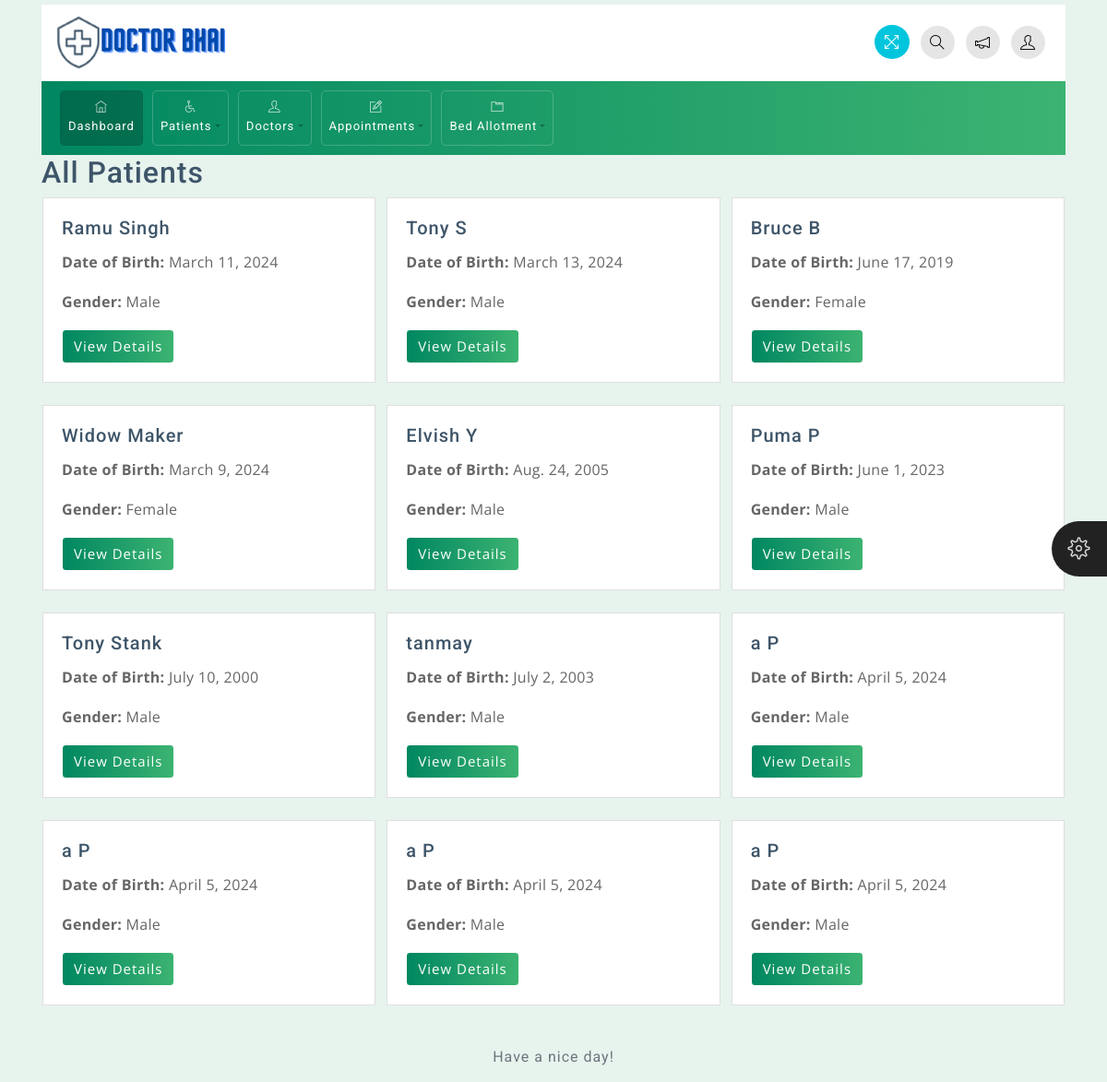
The page /patient/all on the database as committed earlier.
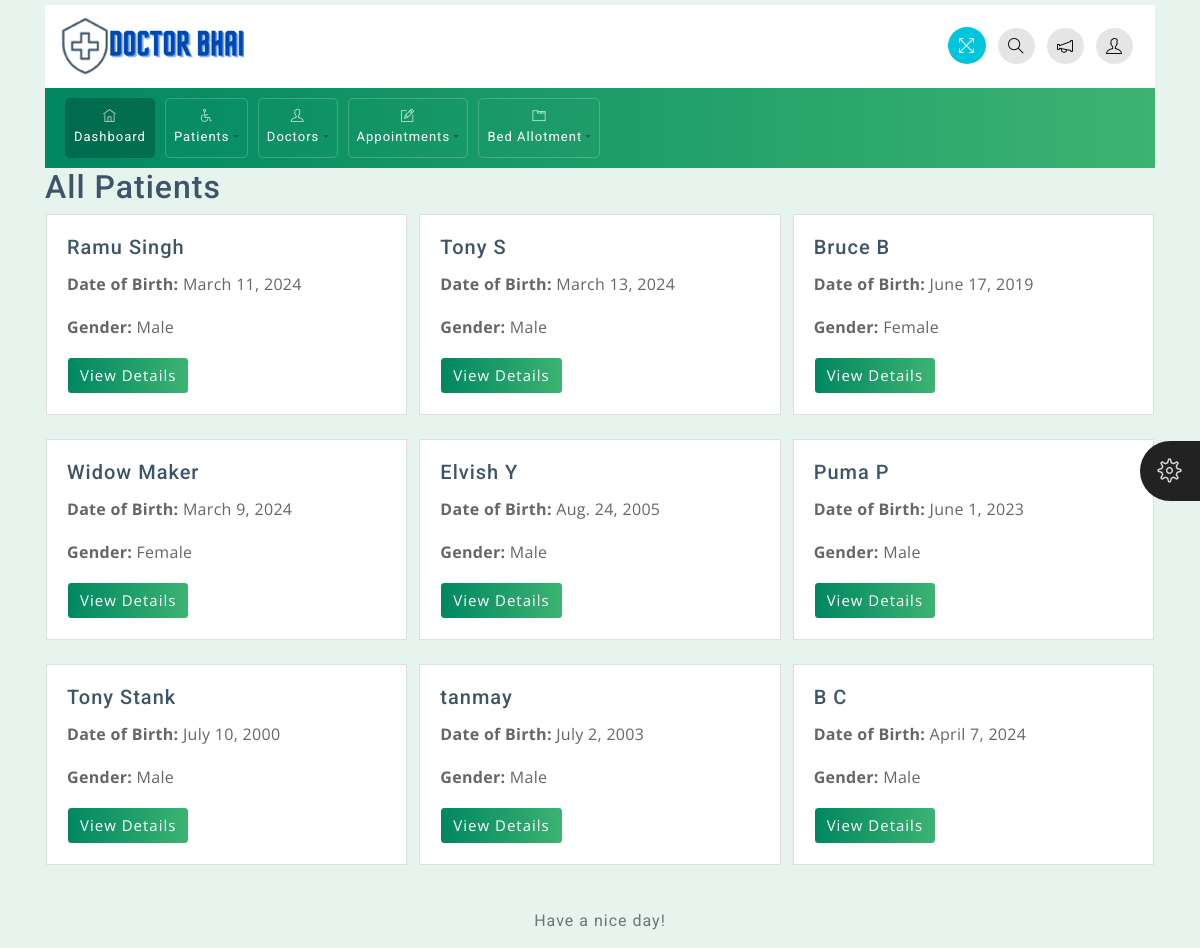
The same page on the database as committed later.
### app/models.py (models this page shows, shortened)
class Patient(models.Model):
    patient_Name = models.CharField(max_length=100)
    date_of_birth = models.DateField()
    age = models.IntegerField()
    phone = models.IntegerField()
    email = models.EmailField(max_length=100)
    gender = models.CharField(max_length=50)
    address = models.TextField()

### Hospital/views.py (the view)
# urls.py: path('patient/all',views.ALL_PATIENT,name='all_patient'),
def ALL_PATIENT(request):
    patients = Patient.objects.all()
    return render(request, 'patients/all_patients.html', {'patients': patients})

### templates/patients/all_patients.html
{% extends 'base.html' %}
{% block content %}
<div class="container">
    <h2>All Patients</h2>
    <div class="row">
        {% for patient in patients %}
        <div class="col-md-4 mb-4">
            <div class="card">
                <div class="card-body">
                    <h5 class="card-title">{{ patient.patient_Name }}</h5>
                    <p class="card-text"><strong>Date of Birth:</strong> {{ patient.date_of_birth }}</p>
                    <p class="card-text"><strong>Gender:</strong> {{ patient.gender }}</p>
                    <a href="{% url 'patient_detail' patient.id %}" class="btn btn-primary">View Details</a>
                </div>
            </div>
        </div>
        {% endfor %}
    </div>
</div>
{% endblock %}

### templates/base.html (shortened to what this page needs)
<!DOCTYPE html>
<html>
<head>
    {% load static %}
	<link rel="stylesheet" href="{% static 'css/bootstrap.min.css' %}">
	<link rel="stylesheet" href="{% static 'css/themify-icons.css' %}">
	<link rel="stylesheet" href="{% static 'css/animate.css' %}">
	<link rel="stylesheet" href="{% static 'css/styles.css' %}">
	<link rel="stylesheet" href="{% static 'css/green.css' %}" id="style_theme">
	<link rel="stylesheet" href="{% static 'css/responsive.css' %}">
	<link rel="stylesheet" href="{% static 'charts/css/morris.css' %}">
	<link rel="stylesheet" href="{% static 'css/jquery-jvectormap.css' %}">
</head>
<body>
	<div class="theme-settings" id="switcher">
		<span class="theme-click">
			<span class="ti-settings"></span>
		</span>
	</div>
    <div class="wrapper">
		<div id="content">
			<div class="container top-brand">
				<nav class="navbar navbar-default">
					<div class="navbar-header">
						<div class="sidebar-header"> <a href="index.html"><img src="{% static 'images/Doctor Bhai3.png' %}" class="logo" alt="logo"></a>
						</div>
					</div>
					<ul class="nav justify-content-end">
						<li class="nav-item">
							<a class="nav-link">
								<span title="Fullscreen" class="ti-fullscreen fullscreen"></span>
							</a>
						</li>
						<li class="nav-item">
							<a class="nav-link" data-toggle="modal" data-target=".proclinic-modal-lg">
								<span class="ti-search"></span>
							</a>
						</li>
						<li class="nav-item">
							<a class="nav-link dropdown-toggle" data-toggle="dropdown" href="#" role="button" aria-haspopup="true"
							 aria-expanded="false">
								<span class="ti-announcement"></span>
							</a>
						</li>
						<li class="nav-item">
							<a class="nav-link dropdown-toggle" data-toggle="dropdown" href="#" role="button" aria-haspopup="true"
							 aria-expanded="false">
								<span class="ti-user"></span>
							</a>
						</li>
					</ul>
				</nav>
			</div>
			<div class="container menu-nav">
				<nav class="navbar navbar-expand-lg proclinic-bg text-white">
					<div class="collapse navbar-collapse" id="navbarSupportedContent">
						<ul class="navbar-nav mr-auto">
							<li class="nav-item active">
								<a class="nav-link" href="{% url 'base' %}">
									<span class="ti-home"></span> Dashboard
								</a>
							</li>
							<li class="nav-item dropdown">
								<a class="nav-link dropdown-toggle" data-toggle="dropdown" href="#" role="button" aria-haspopup="true"
								 aria-expanded="false"><span class="ti-wheelchair"></span> Patients</a>
							</li>
							<li class="nav-item dropdown">
								<a class="nav-link dropdown-toggle" data-toggle="dropdown" href="#" role="button" aria-haspopup="true"
								 aria-expanded="false"><span class="ti-user"></span> Doctors</a>
							</li>
							<li class="nav-item dropdown">
								<a class="nav-link dropdown-toggle" data-toggle="dropdown" href="#" role="button" aria-haspopup="true"
								 aria-expanded="false"><span class="ti-pencil-alt"></span> Appointments</a>
							</li>
							<li class="nav-item dropdown">
								<a class="nav-link dropdown-toggle" data-toggle="dropdown" href="#" role="button" aria-haspopup="true"
									aria-expanded="false"><span class="ti-layout-tab"></span> Bed Allotment</a>
							</li>
						</ul>
					</div>
				</nav>
			</div>
            {% block content %}
            {% endblock %}
			<div class="container">
				<div class="d-sm-flex justify-content-center">
                    <span class="text-muted text-center d-block d-sm-inline-block">Have a nice day!</span>
				</div>
			</div>
		</div>
	</div>
</body>
</html>

### static/css/styles.css (style rules this page uses)
body { font-family: 'Open Sans', sans-serif; background-color: #E7F3ED; color: #3e5569; }
h1, h2, h3, h4, h5, h6, span, .menu-nav { font-family: 'Roboto', sans-serif; letter-spacing: 1px; }
p { font-size: 1em; line-height: 1.7em; color: #666; letter-spacing: .3px; }
a, a:hover, a:focus { color: inherit; text-decoration: none; transition: all 0.3s; }
.navbar { padding: 10px 15px; background: #fff; border: none; border-radius: 0; }
#content { padding-top: 5px; padding-bottom: 15px; transition: all 0.3s; width: 100%; }
.text-muted { color: #6c757d!important; padding-top: 20px; }
div[class*="col-"] { padding-right: 6px; padding-left: 6px; }
#switcher { position: fixed; bottom: 45%; right: -130px; width: 130px; background-color: #404040; color: #ffffff; z-index: 9999; font-size: 15px; padding-bottom: 20px; -webkit-transition: all 0.6s ease; transition: all 0.6s ease; height: 80px; }
#switcher .theme-click { display: block; position: absolute; padding: 8px; width: 60px; height: 60px; line-height: 48px; color: #ffffff; font-size: 24px; background-color: #222; text-align: center; left: -60px; top: 0; cursor: pointer; z-index: 2; border-radius: 30px 0 0 30px; }
#switcher .theme-click .ti-settings { color: #ddd; }
.menu-nav .navbar-nav .nav-item { font-size: 13px; padding: 2px 0px; border: 1px solid rgba(255,255,255,.2); margin: 0 5px; border-radius: 5px; }
.menu-nav .navbar-nav .nav-item.active { border: 1px solid rgba(0,0,0,.05) }
.menu-nav .dropdown-toggle::after { color: rgba(0,0,0,.3); }
li.nav-item.active { background: rgba(0,0,0,.2); border-radius: 5px; }
.menu-nav [class^="ti-"], .menu-nav [class*=" ti-"] { color: rgba(255,255,255,.8); }
.navbar-default .dropdown-toggle::after { display: none; }
.navbar-default .ti-announcement, .navbar-default .ti-user, .navbar-default .ti-search { padding: 10px; border-radius: 50%; color: #000; }
.navbar-default .ti-user, .navbar-default .ti-announcement, .navbar-default .ti-search { background: rgba(0,0,0,.1); }
.top-brand .nav-link { padding: 6px; cursor: pointer; }
.navbar .nav .nav-item:last-child .nav-link { padding-right: 7px; }
.fullscreen { padding: 10px; font-size: 17px; cursor: pointer; background: #00c5dc; color: #fff; border-radius: 50%; margin-left: 10px; }
.card, .card-img-top { border-radius: 0px; }
.card-body .btn { margin-bottom: 0px; }
.btn { margin-bottom: 5px; font-size: 15px; letter-spacing: 1px; }

### static/css/green.css (style rules this page uses)
.proclinic-bg { background: #3CB371; background: -webkit-linear-gradient(to right, #008761, #3CB371); background: linear-gradient(to right, #008761, #3CB371); }
.btn-primary { background: #3CB371; background: -webkit-linear-gradient(to right, #008761, #3CB371); background: linear-gradient(to right, #008761, #3CB371); border-color: #ffffff; }

### static/css/responsive.css (style rules this page uses)
@media (min-width: 992px) { .row { margin-right: -5px; margin-left: -5px; } }
@media (min-width: 992px) and (max-width: 1200px) { .menu-nav [class^="ti-"], .menu-nav [class*=" ti-"] { display: block; margin-bottom: 5px; text-align: center; } }

Rows that differ between the two databases and show on the page:
removed Patient: patient_Name "a P", date_of_birth "April 5, 2024", gender "Male"
removed Patient: patient_Name "a P", date_of_birth "April 5, 2024", gender "Male"
removed Patient: patient_Name "a P", date_of_birth "April 5, 2024", gender "Male"
removed Patient: patient_Name "a P", date_of_birth "April 5, 2024", gender "Male"
added Patient: patient_Name "B C", date_of_birth "April 7, 2024", gender "Male"
